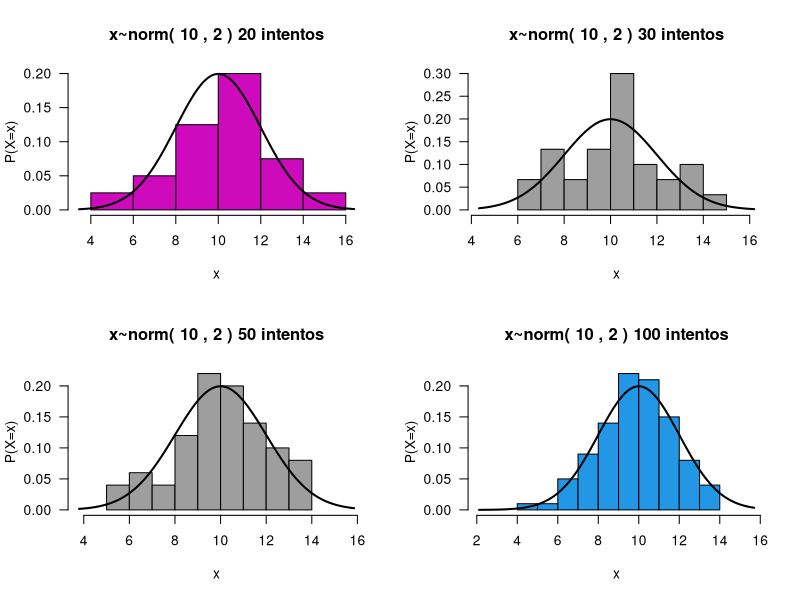
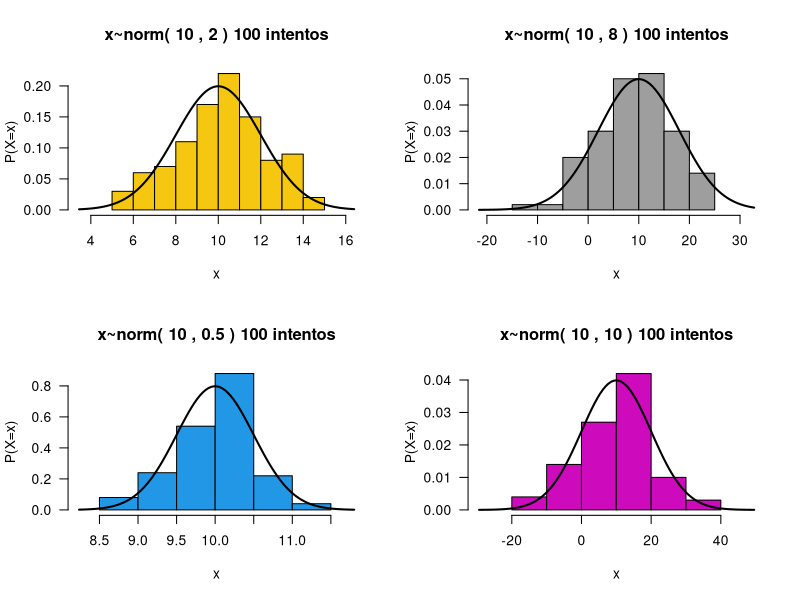
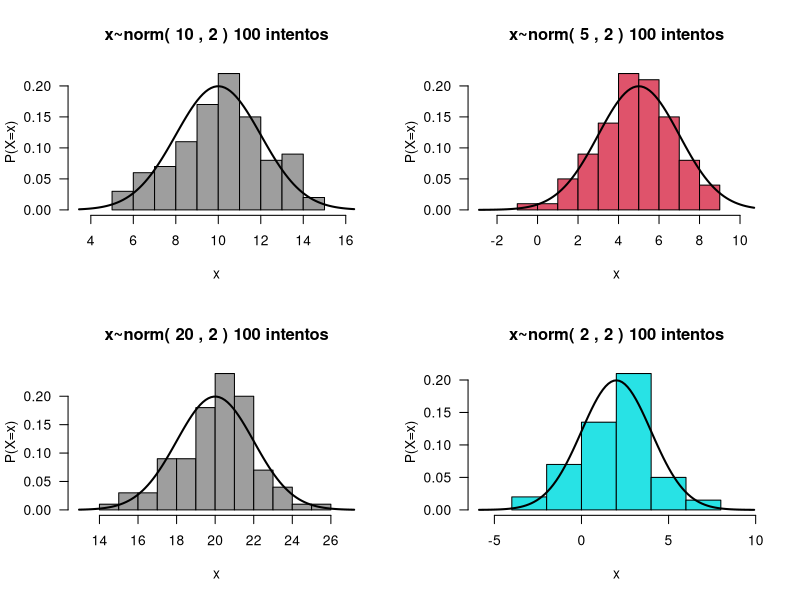
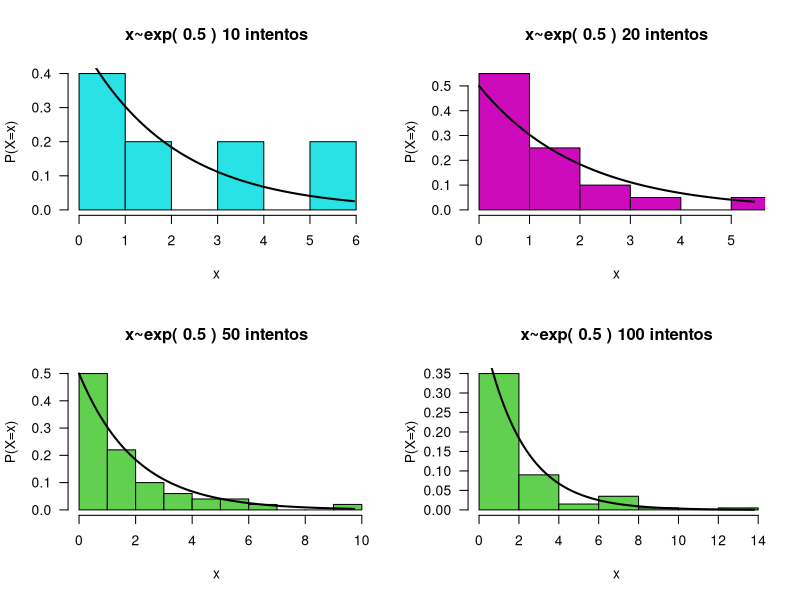
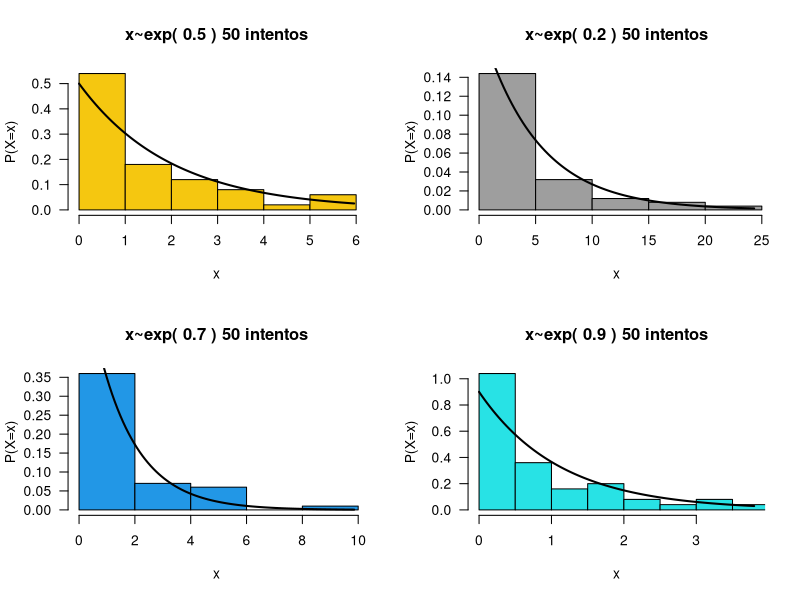
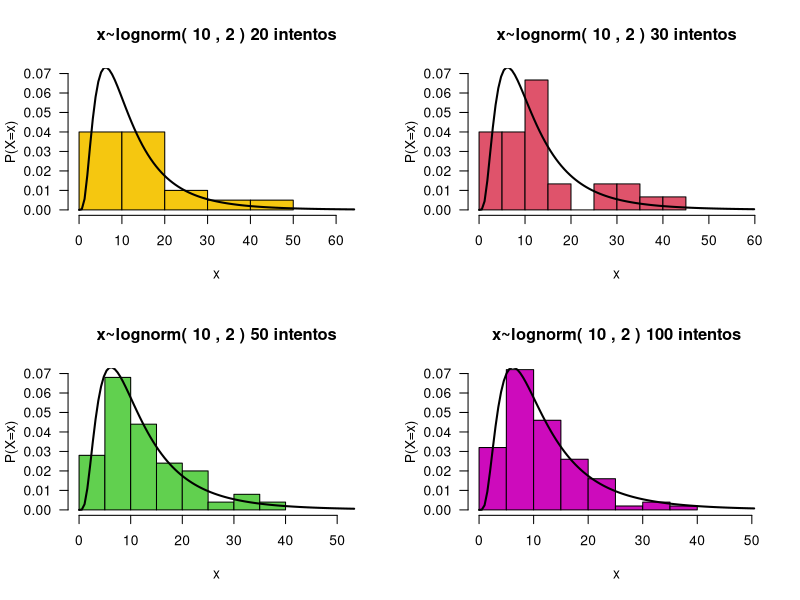
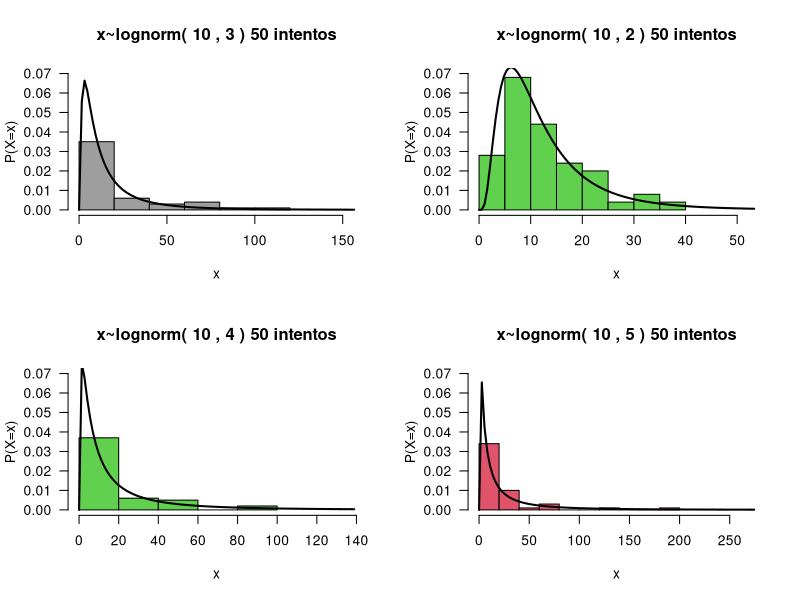
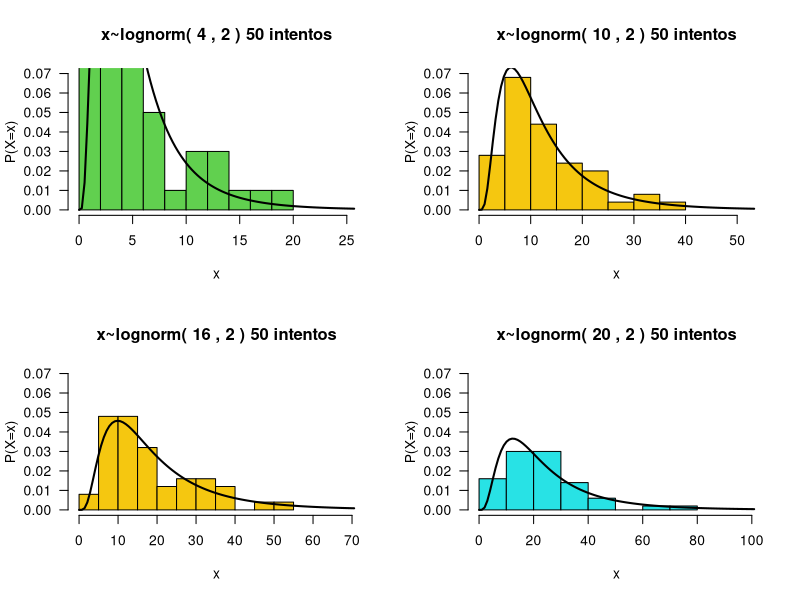

These charts were generated, in order, by the following R code:
## ---- chunk 1
knitr::opts_chunk$set(echo = TRUE)
## ---- chunk 2
set.seed(21)
normalgenerador <- function(r,u,d,color){
  x <- rnorm(r,u,d)
  hist(x,freq=F,xlim=c(min(x)-d,max(x)+d),main=paste("x~norm(",u,",",d,")",r ,"intentos"),col=color,las=1,ylab="P(X=x)")
  curve(dnorm(x,u,d),add=T,lwd=2)
}
par(mfrow=c(2,2),pty="m")
normalgenerador(20,10,2,342)
normalgenerador(30,10,2,456)
normalgenerador(50,10,2,856)
normalgenerador(100,10,2,132)
## ---- chunk 3
set.seed(21)
par(mfrow=c(2,2),pty="m")
normalgenerador(100,10,2,543)
normalgenerador(100,10,8,432)
normalgenerador(100,10,0.5,764)
normalgenerador(100,10,10,238)
## ---- chunk 4
set.seed(21)
par(mfrow=c(2,2),pty="m")
normalgenerador(100,10,2,1000)
normalgenerador(100,5,2,938)
normalgenerador(100,20,2,728)
normalgenerador(100,2,2,253)
## ---- chunk 5
set.seed(21)
exponencialgenerador <- function(r,b,color){
  x <- rexp(r,b)
  hist(x,freq=F,xlim = c(0.00001,max(x)),main=paste("x~exp(",b,")",r ,"intentos"),col=color,las=1,ylab="P(X=x)")
  curve(dexp(x,b),add=T,lwd=2)
}
par(mfrow=c(2,2),pty="m")
exponencialgenerador(10,0.5,573)
exponencialgenerador(20,0.5,62)
exponencialgenerador(50,0.5,27)
exponencialgenerador(100,0.5,579)
## ---- chunk 6
set.seed(21)
par(mfrow=c(2,2),pty="m")
exponencialgenerador(50,0.5,287)
exponencialgenerador(50,0.2,368)
exponencialgenerador(50,0.7,364)
exponencialgenerador(50,0.9,589)
## ---- chunk 7
set.seed(21)
lognormalgenerador <- function(r,u,d,color){
  x <- rlnorm(r,log(u),log(d))
  y <- hist(x,plot=F)
  hist(x,freq=F,xlim=c(0,max(x)*1.4),ylim=c(0,0.07),main=paste("x~lognorm(",u,",",d,")",r ,"intentos"),col=color,ylab="P(X=x)",las=1)
  curve(dlnorm(x,log(u),log(d)),add=T,lwd=2)
}
par(mfrow=c(2,2),pty="m")
lognormalgenerador(20,10,2,647)
lognormalgenerador(30,10,2,586)
lognormalgenerador(50,10,2,843)
lognormalgenerador(100,10,2,238)
## ---- chunk 8
set.seed(21)
par(mfrow=c(2,2),pty="m")
lognormalgenerador(50,10,3,376)
lognormalgenerador(50,10,2,267)
lognormalgenerador(50,10,4,187)
lognormalgenerador(50,10,5,834)
## ---- chunk 9
set.seed(21)
par(mfrow=c(2,2),pty="m")
lognormalgenerador(50,4,2,723)
lognormalgenerador(50,10,2,623)
lognormalgenerador(50,16,2,647)
lognormalgenerador(50,20,2,837)

## ---- chunk 10
set.seed(21)
gammagenerador <- function(r,u,d,color){
  x <- rgamma(r,u,d)
  hist(x,freq=F,xlim=c(0,max(x)*1.4),main=paste("x~gamma(",u,",",d,")",r ,"intentos"),las=1,ylab="P(X=x)",col=color)
  curve(dgamma(x,u,d),add=T,lwd=2)
}
par(mfrow=c(2,2),pty="m")
gammagenerador(5,5,9,364)
gammagenerador(10,5,9,589)
gammagenerador(50,5,9,732)
gammagenerador(100,5,9,348)
## ---- chunk 11
set.seed(21)
par(mfrow=c(2,2),pty="m")
gammagenerador(100,2,9,872)
gammagenerador(100,5,9,278)
gammagenerador(100,10,9,364)
gammagenerador(100,20,9,354)
## ---- chunk 12
set.seed(21)
par(mfrow=c(2,2),pty="m")
gammagenerador(100,5,2,527)
gammagenerador(100,5,8,851)
gammagenerador(100,5,17,175)
gammagenerador(100,5,25,255)
## ---- chunk 13
set.seed(21)
betagenerador <- function(r,u,d,color){
  x <- rbeta(r,u,d)
  hist(x,freq=F,xlim=c(0,1),main=paste("x~beta(",u,",",d,")",r ,"intentos"),las=1,ylab="P(X=x)",las=1,col=color)
  curve(dbeta(x,u,d),add=T,lwd=2)
}
par(mfrow=c(2,2),pty="m")
betagenerador(5,5,9,559)
betagenerador(10,5,9,109)
betagenerador(50,5,9,952)
betagenerador(100,5,9,279)
## ---- chunk 14
set.seed(21)
par(mfrow=c(2,2),pty="m")
betagenerador(100,2,9,983)
betagenerador(100,5,9,656)
betagenerador(100,10,9,236)
betagenerador(100,20,9,824)
## ---- chunk 15
set.seed(21)
par(mfrow=c(2,2),pty="m")
betagenerador(100,5,2,125)
betagenerador(100,5,8,652)
betagenerador(100,5,17,874)
betagenerador(100,5,25,245)
## ---- chunk 16
set.seed(21)
uniformegenerador <- function(r,a,b,color){
  x <- runif(r,a,b)
  hist(x,freq=F,xlim=c(a,b),main=paste("x~uniform(",a,",",b,")",r ,"intentos"),las=1,ylab="P(X=x)",col=color)
  curve(dunif(x,a,b),add=T,lwd=2)
}
par(mfrow=c(2,2),pty="m")
uniformegenerador(5,5,9,234)
uniformegenerador(10,5,9,156)
uniformegenerador(100,5,9,864)
uniformegenerador(1000,5,9,925)
